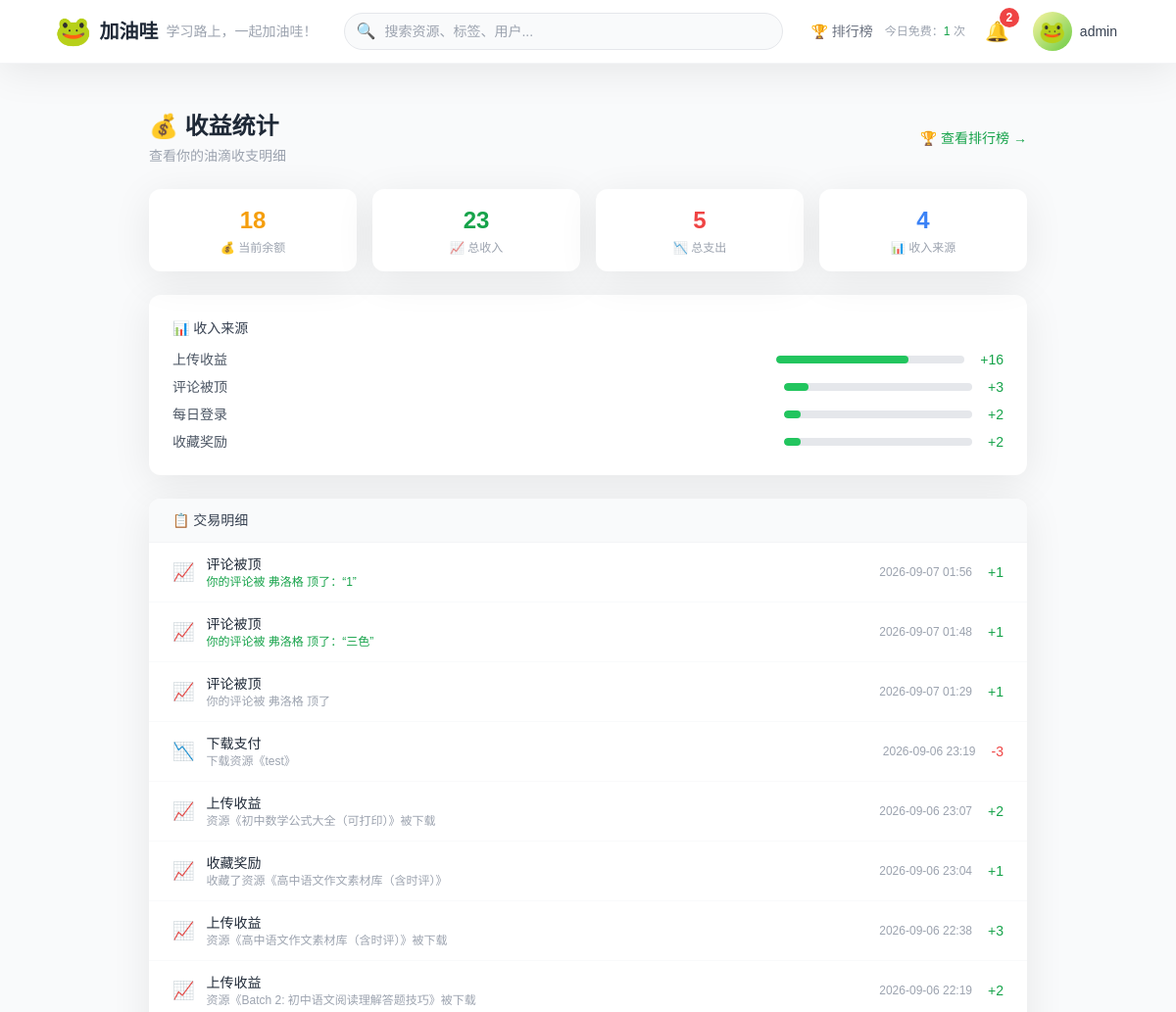
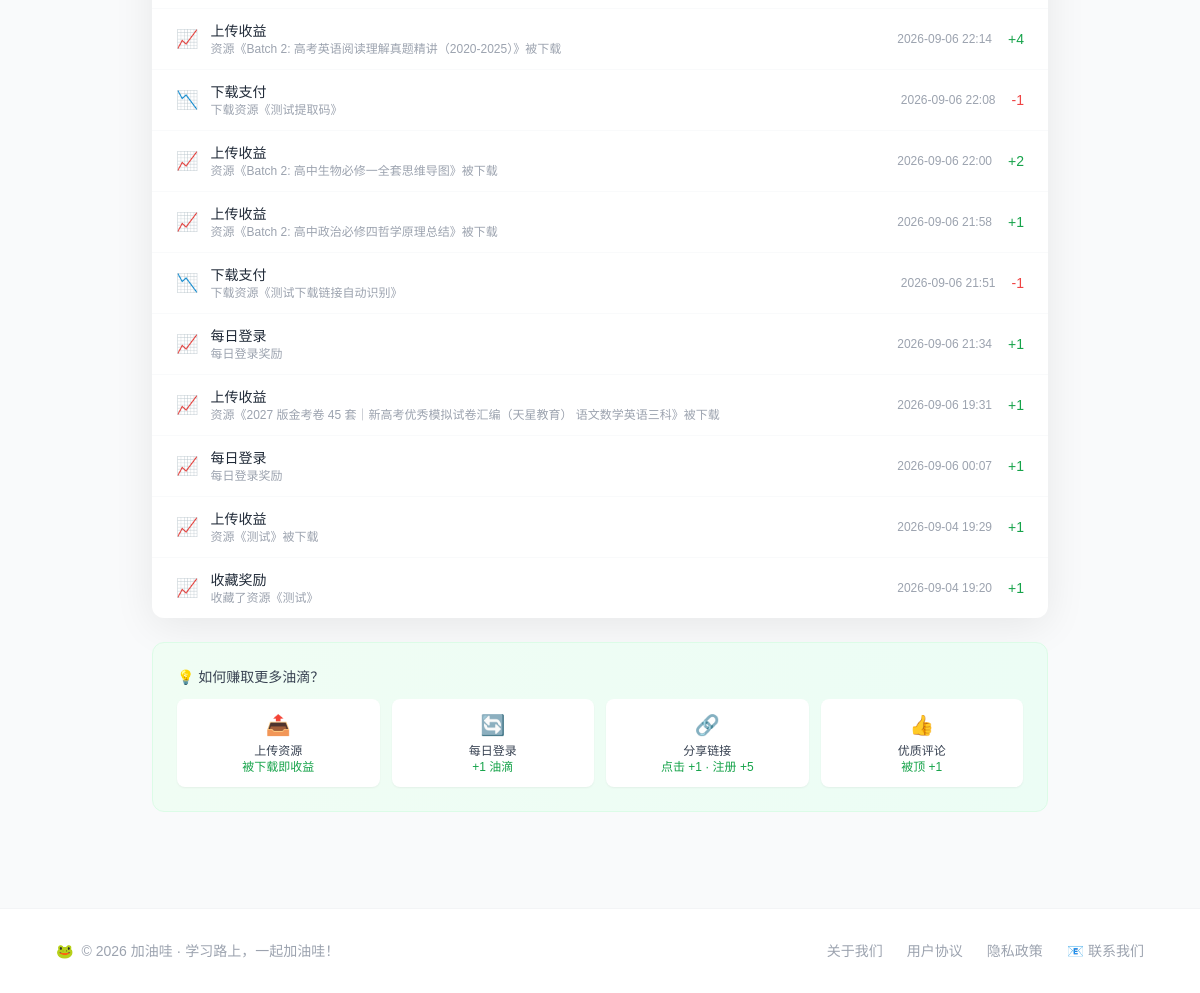
Screenshot of /my-earnings/ (signed in) with the database file from the repository (2 pictures, top to bottom).
### users/models.py (models this page shows, shortened)
class User(AbstractUser):
    avatar = models.URLField(
        max_length=500,
        blank=True,
        null=True,
        help_text="用户自定义头像URL，为空则显示默认青蛙头像"
    )
    oil_balance = models.IntegerField(default=0, help_text="油滴余额")
    level = models.IntegerField(default=1, help_text="成长等级")
    exp = models.IntegerField(default=0, help_text="当前等级经验值")
    level_title = models.CharField(max_length=50, blank=True, default="小蝌蚪", help_text="等级称号")
    has_used_free_trial = models.BooleanField(default=False, help_text="是否已使用首次免费下载")
    invited_by = models.ForeignKey(
        'self',
        null=True,
        blank=True,
        on_delete=models.SET_NULL,
        help_text="邀请人"
    )
    daily_login_date = models.DateField(null=True, blank=True, help_text="最近一次登录日期（用于每日奖励去重）")
    is_banned = models.BooleanField(default=False, help_text="是否被封禁")
    daily_free_downloads = models.IntegerField(
        default=0,
        verbose_name="今日已用免费下载次数"
    )
    last_free_date = models.DateField(
        null=True,
        blank=True,
        verbose_name="上次免费下载日期"
    )
    class Meta:
        db_table = 'users_user'
        verbose_name = '用户'
        verbose_name_plural = '用户'

### transactions/models.py (models this page shows, shortened)
class OilTransaction(models.Model):
    TYPE_CHOICES = (
        ('register_bonus', '注册奖励'),
        ('daily_login', '每日登录'),
        ('share_click', '分享点击'),
        ('share_register', '分享注册'),
        ('share_download', '分享下载'),
        ('upload_earning', '上传收益'),
        ('download_payment', '下载支付'),
        ('upvote_reward', '点赞奖励'),
        ('collect_reward', '收藏奖励'),
        ('comment_up_reward', '评论被顶'),
        ('admin_adjust', '管理员调整'),
    )
    user = models.ForeignKey(settings.AUTH_USER_MODEL, on_delete=models.CASCADE, verbose_name='用户')
    amount = models.IntegerField(verbose_name='变动数量')
    balance_after = models.IntegerField(verbose_name='交易后余额')
    type = models.CharField(max_length=30, choices=TYPE_CHOICES, verbose_name='交易类型')
    description = models.CharField(max_length=255, blank=True, verbose_name='描述')
    related_resource = models.ForeignKey('resources.Resource', null=True, blank=True,
                                         on_delete=models.SET_NULL, verbose_name='关联资源')
    related_user = models.ForeignKey(settings.AUTH_USER_MODEL, null=True, blank=True,
                                     on_delete=models.SET_NULL, related_name='related_transactions', verbose_name='关联用户')
    related_comment = models.ForeignKey('resources.Comment', null=True, blank=True,  # ✅ 新增
                                        on_delete=models.SET_NULL, verbose_name='关联评论')
    created_at = models.DateTimeField(auto_now_add=True, verbose_name='交易时间')
    class Meta:
        db_table = 'transactions_oiltransaction'
        ordering = ['-created_at']
        verbose_name = '油滴交易'
        verbose_name_plural = '油滴交易'
        indexes = [
            models.Index(fields=['user', '-created_at']),
            models.Index(fields=['type']),
        ]

### resources/models.py (models this page shows, shortened)
class Comment(models.Model):
    AUDIT_STATUS_CHOICES = (
        ('visible', '已显示'),
        ('hidden', '待审核'),
        ('rejected', '不通过'),
    )
    user = models.ForeignKey(settings.AUTH_USER_MODEL, on_delete=models.CASCADE, verbose_name='评论者')
    resource = models.ForeignKey(Resource, on_delete=models.CASCADE, verbose_name='资源')
    parent = models.ForeignKey('self', null=True, blank=True, on_delete=models.CASCADE, verbose_name='父评论')
    content = models.TextField(verbose_name='评论内容')
    upvote_count = models.IntegerField(default=0, verbose_name='顶数')
    downvote_count = models.IntegerField(default=0, verbose_name='踩数')
    audit_status = models.CharField(max_length=20, choices=AUDIT_STATUS_CHOICES, default='visible', verbose_name='审核状态')
    ai_risk_score = models.IntegerField(default=0, verbose_name='AI风险评分')
    audited_at = models.DateTimeField(null=True, blank=True, verbose_name='审核时间')
    audited_by = models.ForeignKey(settings.AUTH_USER_MODEL, null=True, blank=True,
                                   on_delete=models.SET_NULL, related_name='audited_comments', verbose_name='审核人')
    created_at = models.DateTimeField(auto_now_add=True, verbose_name='评论时间')
    updated_at = models.DateTimeField(auto_now=True, verbose_name='更新时间')
    class Meta:
        db_table = 'resources_comment'
        ordering = ['created_at']
        verbose_name = '评论'
        verbose_name_plural = '评论'

### users/views.py (the view)
# urls.py: path('my-earnings/', views.my_earnings_view, name='my_earnings'),
@login_required
def my_earnings_view(request):
    user = request.user
    transactions = OilTransaction.objects.filter(user=user).order_by('-created_at')
    total_income = OilTransaction.objects.filter(
        user=user,
        amount__gt=0
    ).aggregate(Sum('amount'))['amount__sum'] or 0
    total_expense = OilTransaction.objects.filter(
        user=user,
        amount__lt=0
    ).aggregate(Sum('amount'))['amount__sum'] or 0
    last_login = user.last_login
    oil_since_last_login = 0
    if last_login:
        oil_since_last_login = OilTransaction.objects.filter(
            user=user,
            amount__gt=0,
            created_at__gt=last_login
        ).aggregate(Sum('amount'))['amount__sum'] or 0
    else:
        oil_since_last_login = OilTransaction.objects.filter(
            user=user,
            amount__gt=0
        ).aggregate(Sum('amount'))['amount__sum'] or 0
    income_by_type = OilTransaction.objects.filter(
        user=user,
        amount__gt=0
    ).values('type').annotate(total=Sum('amount')).order_by('-total')
    type_display_map = dict(OilTransaction.TYPE_CHOICES)
    for item in income_by_type:
        item['type_display'] = type_display_map.get(item['type'], item['type'])
    paginator = Paginator(transactions, 30)
    page = request.GET.get('page', 1)
    transactions_page = paginator.get_page(page)
    context = {
        'transactions': transactions_page,
        'total_income': total_income,
        'total_expense': abs(total_expense),
        'balance': user.oil_balance,
        'income_by_type': income_by_type,
        'oil_since_last_login': oil_since_last_login,
        'last_login': last_login,
    }
    return render(request, 'users/my_earnings.html', context)

### templates/users/my_earnings.html (shortened to what this page needs)
{% extends 'base.html' %}
{% load static %}
{% block content %}
<div class="max-w-4xl mx-auto py-6">
    <div class="flex items-center justify-between mb-6">
        <div>
            <h1 class="text-2xl font-bold text-gray-800">💰 收益统计</h1>
            <p class="text-sm text-gray-400 mt-1">查看你的油滴收支明细</p>
        </div>
        <a href="{% url 'ranking' %}" class="text-sm text-green-600 hover:text-green-700">
            🏆 查看排行榜 →
        </a>
    </div>
    <div class="grid grid-cols-2 md:grid-cols-4 gap-4 mb-6">
        <div class="bg-white rounded-xl card-shadow p-4 text-center">
            <div class="text-2xl font-bold text-amber-500">{{ balance }}</div>
            <div class="text-xs text-gray-400 mt-1">💰 当前余额</div>
        </div>
        <div class="bg-white rounded-xl card-shadow p-4 text-center">
            <div class="text-2xl font-bold text-green-600">{{ total_income }}</div>
            <div class="text-xs text-gray-400 mt-1">📈 总收入</div>
        </div>
        <div class="bg-white rounded-xl card-shadow p-4 text-center">
            <div class="text-2xl font-bold text-red-500">{{ total_expense }}</div>
            <div class="text-xs text-gray-400 mt-1">📉 总支出</div>
        </div>
        <div class="bg-white rounded-xl card-shadow p-4 text-center">
            <div class="text-2xl font-bold text-blue-500">{{ income_by_type|length }}</div>
            <div class="text-xs text-gray-400 mt-1">📊 收入来源</div>
        </div>
    </div>
	{% if income_by_type %}
	<div class="bg-white rounded-xl card-shadow p-6 mb-6">
		<h3 class="text-sm font-medium text-gray-700 mb-3">📊 收入来源</h3>
		<div class="space-y-2">
			{% for item in income_by_type %}
			<div class="flex items-center justify-between text-sm">
				<span class="text-gray-600">{{ item.type_display }}</span>
				<div class="flex items-center space-x-4">
					<div class="w-32 md:w-48 bg-gray-200 rounded-full h-2 overflow-hidden">
						<div class="bg-green-500 h-full rounded-full"
							 style="width: {% widthratio item.total total_income 100 %}%;"></div>
					</div>
					<span class="text-green-600 font-medium">+{{ item.total }}</span>
				</div>
			</div>
			{% endfor %}
		</div>
	</div>
	{% endif %}
    <div class="bg-white rounded-xl card-shadow overflow-hidden">
        <div class="px-6 py-3 bg-gray-50 border-b border-gray-100">
            <h3 class="text-sm font-medium text-gray-700">📋 交易明细</h3>
        </div>
        {% if transactions %}
        <div class="divide-y divide-gray-50">
            {% for tx in transactions %}
            <div class="px-6 py-3 flex items-center justify-between hover:bg-gray-50 transition">
                <div class="flex items-center space-x-3 min-w-0">
                    <span class="text-lg flex-shrink-0">
                        {% if tx.amount > 0 %}📈{% else %}📉{% endif %}
                    </span>
                    <div class="min-w-0">
                        <div class="text-sm font-medium text-gray-800">
                            {{ tx.get_type_display|default:tx.type }}
                        </div>
                        <div class="text-xs text-gray-400 truncate">
                            {% if tx.type == 'comment_up_reward' and tx.related_comment %}
								<a href="{% url 'resources:detail' tx.related_comment.resource.id %}#comment-{{ tx.related_comment.id }}"
								   class="text-green-600 hover:underline">
									{{ tx.description }}：“{{ tx.related_comment.content|slice:":15" }}{% if tx.related_comment.content|length > 15 %}...{% endif %}”
								</a>
                            {% elif tx.related_resource %}
								{{ tx.description|default:"" }}
							{% else %}
								{{ tx.description|default:"" }}
                            {% endif %}
                        </div>
                    </div>
                </div>
                <div class="flex items-center space-x-4 flex-shrink-0">
                    <span class="text-xs text-gray-400">{{ tx.created_at|date:"Y-m-d H:i" }}</span>
                    <span class="text-sm font-medium {% if tx.amount > 0 %}text-green-600{% else %}text-red-500{% endif %}">
                        {% if tx.amount > 0 %}+{% endif %}{{ tx.amount }}
                    </span>
                </div>
            </div>
            {% endfor %}
        </div>
        {% else %}
        <div class="px-6 py-12 text-center text-gray-400">
            <div class="text-4xl mb-3">📭</div>
            <p>还没有交易记录</p>
            <p class="text-sm mt-1">发布资源或下载资源后，这里会显示明细</p>
        </div>
        {% endif %}
    </div>
    <div class="mt-6 bg-gradient-to-r from-green-50 to-emerald-50 rounded-xl p-6 border border-green-100">
        <h3 class="text-sm font-medium text-gray-700 mb-3">💡 如何赚取更多油滴？</h3>
        <div class="grid grid-cols-2 md:grid-cols-4 gap-3 text-xs">
            <div class="bg-white rounded-lg p-3 text-center shadow-sm">
                <div class="text-xl mb-1">📤</div>
                <div class="font-medium text-gray-700">上传资源</div>
                <div class="text-green-600">被下载即收益</div>
            </div>
            <div class="bg-white rounded-lg p-3 text-center shadow-sm">
                <div class="text-xl mb-1">🔄</div>
                <div class="font-medium text-gray-700">每日登录</div>
                <div class="text-green-600">+1 油滴</div>
            </div>
            <div class="bg-white rounded-lg p-3 text-center shadow-sm">
                <div class="text-xl mb-1">🔗</div>
                <div class="font-medium text-gray-700">分享链接</div>
                <div class="text-green-600">点击 +1 · 注册 +5</div>
            </div>
            <div class="bg-white rounded-lg p-3 text-center shadow-sm">
                <div class="text-xl mb-1">👍</div>
                <div class="font-medium text-gray-700">优质评论</div>
                <div class="text-green-600">被顶 +1</div>
            </div>
        </div>
    </div>
</div>
{% endblock %}

### templates/base.html (shortened to what this page needs)
<!DOCTYPE html>
<html lang="zh-CN">
<head>
    <script src="https://cdn.tailwindcss.com"></script>
</head>
<body x-data="{ mobileMenu: false, notificationOpen: false, userMenuOpen: false }" class="bg-gray-50">
    <nav class="bg-white border-b border-gray-100 sticky top-0 z-50 card-shadow">
        <div class="max-w-6xl mx-auto px-4 sm:px-6 lg:px-8">
            <div class="flex justify-between items-center h-16">
                <a href="/" class="flex items-center space-x-2 flex-shrink-0">
                    <span class="text-3xl">🐸</span>
                    <span class="text-xl font-bold text-gray-800">加油哇</span>
                    <span class="hidden sm:inline text-sm text-gray-400">学习路上，一起加油哇！</span>
                </a>
                <div class="flex-1 max-w-md mx-4 hidden md:block">
                    <form action="/search/" method="GET" class="relative">
                        <input type="text" name="q" placeholder="搜索资源、标签、用户..."
                               class="w-full pl-10 pr-4 py-2 border border-gray-200 rounded-full bg-gray-50 focus:bg-white focus:border-green-400 focus:outline-none transition-all text-sm">
                        <span class="absolute left-3 top-1/2 -translate-y-1/2 text-gray-400">🔍</span>
                    </form>
                </div>
                <div class="flex items-center space-x-3">
                    {% if user.is_authenticated %}
						<a href="{% url 'ranking' %}" class="text-gray-500 hover:text-green-600 transition text-sm font-medium">
							🏆 排行榜
						</a>
						{% if user.is_authenticated %}
						<div class="text-xs text-gray-400 hidden md:block">
							{% if user.last_free_date|date:"Y-m-d" != today %}
								{% with free_left=1 %}
									今日免费：<span class="text-green-600 font-medium">1</span> 次
								{% endwith %}
							{% else %}
								{% with free_left=1|add:user.daily_free_downloads|add:-1 %}
									今日免费：<span class="{% if free_left > 0 %}text-green-600{% else %}text-gray-400{% endif %} font-medium">
										{{ free_left }}
									</span> 次
								{% endwith %}
							{% endif %}
						</div>
						{% endif %}
						<div x-data="{ open: false }" class="relative">
							<button @click="open = !open"
									@click.away="open = false"
									class="relative p-2 rounded-full hover:bg-gray-100 transition">
								<span class="text-xl">🔔</span>
								{% if unread_count > 0 %}
								<span class="absolute -top-0.5 -right-0.5 bg-red-500 text-white text-xs rounded-full w-5 h-5 flex items-center justify-center font-bold">
									{{ unread_count }}
								</span>
								{% endif %}
							</button>
						</div>
						<div x-data="{ open: false }" class="relative">
							<button @click="open = !open"
									@click.away="open = false"
									class="flex items-center space-x-2 p-1 rounded-full hover:bg-gray-100 transition">
								<span class="avatar-frog">🐸</span>
								<span class="text-sm font-medium text-gray-700 hidden sm:block">{{ user.first_name|default:user.username }}</span>
							</button>
						</div>
                    {% else %}
                        <a href="{% url 'users:login' %}" class="text-gray-600 hover:text-green-600 text-sm font-medium">登录</a>
                        <a href="{% url 'users:register' %}" class="btn-primary text-sm py-2 px-4">免费注册</a>
                    {% endif %}
                </div>
            </div>
        </div>
    </nav>
    <main class="max-w-6xl mx-auto px-4 sm:px-6 lg:px-8 py-6">
        {% block content %}{% endblock %}
    </main>
    <footer class="bg-white border-t border-gray-100 mt-12">
        <div class="max-w-6xl mx-auto px-4 sm:px-6 lg:px-8 py-8">
            <div class="flex flex-col sm:flex-row justify-between items-center text-sm text-gray-400">
                <div class="flex items-center space-x-2">
                    <span>🐸</span>
                    <span>© 2026 加油哇 · 学习路上，一起加油哇！</span>
                </div>
                <div class="flex space-x-6 mt-4 sm:mt-0">
                    <a href="#" class="hover:text-green-600">关于我们</a>
                    <a href="#" class="hover:text-green-600">用户协议</a>
                    <a href="#" class="hover:text-green-600">隐私政策</a>
					<a href="{% url 'contact:create' %}" class="hover:text-green-600">📧 联系我们</a>
                </div>
            </div>
        </div>
    </footer>
</body>
</html>

### rows the page displays
User: first_name "admin"
OilTransaction: type "评论被顶", description "你的评论被 弗洛格 顶了", related_comment.content "1", created_at "2026-09-07 01:56", amount "1"
OilTransaction: type "评论被顶", description "你的评论被 弗洛格 顶了", related_comment.content "三色", created_at "2026-09-07 01:48", amount "1"
OilTransaction: type "评论被顶", description "你的评论被 弗洛格 顶了", created_at "2026-09-07 01:29", amount "1"
OilTransaction: type "下载支付", description "下载资源《test》", created_at "2026-09-06 23:19", amount "-3"
OilTransaction: type "上传收益", description "资源《初中数学公式大全（可打印）》被下载", created_at "2026-09-06 23:07", amount "2"
OilTransaction: type "收藏奖励", description "收藏了资源《高中语文作文素材库（含时评）》", created_at "2026-09-06 23:04", amount "1"
OilTransaction: type "上传收益", description "资源《高中语文作文素材库（含时评）》被下载", created_at "2026-09-06 22:38", amount "3"
OilTransaction: type "上传收益", description "资源《Batch 2: 初中语文阅读理解答题技巧》被下载", created_at "2026-09-06 22:19", amount "2"
OilTransaction: type "上传收益", description "资源《Batch 2: 高考英语阅读理解真题精讲（2020-2025）》被下载", created_at "2026-09-06 22:14", amount "4"
OilTransaction: type "下载支付", description "下载资源《测试提取码》", created_at "2026-09-06 22:08", amount "-1"
OilTransaction: type "上传收益", description "资源《Batch 2: 高中生物必修一全套思维导图》被下载", created_at "2026-09-06 22:00", amount "2"
OilTransaction: type "上传收益", description "资源《Batch 2: 高中政治必修四哲学原理总结》被下载", created_at "2026-09-06 21:58", amount "1"
OilTransaction: type "下载支付", description "下载资源《测试下载链接自动识别》", created_at "2026-09-06 21:51", amount "-1"
OilTransaction: type "每日登录", description "每日登录奖励", created_at "2026-09-06 21:34", amount "1"
OilTransaction: type "上传收益", description "资源《2027 版金考卷 45 套｜新高考优秀模拟试卷汇编（天星教育） 语文数学英语三科》被下载", created_at "2026-09-06 19:31", amount "1"
OilTransaction: type "每日登录", description "每日登录奖励", created_at "2026-09-06 00:07", amount "1"
OilTransaction: type "上传收益", description "资源《测试》被下载", created_at "2026-09-04 19:29", amount "1"
OilTransaction: type "收藏奖励", description "收藏了资源《测试》", created_at "2026-09-04 19:20", amount "1"

### other values shown
{{ unread_count }} "2"
{{ balance }} "18"
{{ total_income }} "23"
{{ total_expense }} "5"
{{ income_by_type|length }} "4"
{{ item.type_display }} "上传收益" "评论被顶" "每日登录" "收藏奖励"
{{ item.total }} "16" "3" "2" "2"
